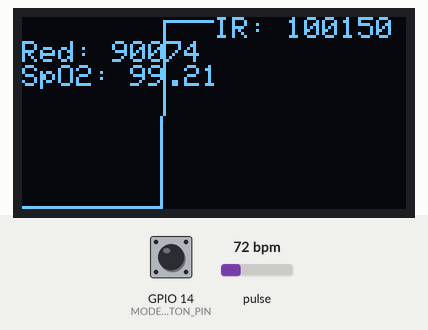
Bench run of a sketch on a simulated ESP32. Parts: 128×64 one-colour display. The test bench sets the inputs (shaded band); at power-on: pulse 72 bpm, GPIO 14 (MODE_BUTTON_PIN) LOW. What the sketch prints to the serial monitor is not drawn.

Above: at 6.3 s.
6.4 s: pulse set to 42 bpm
At 6.97 s:
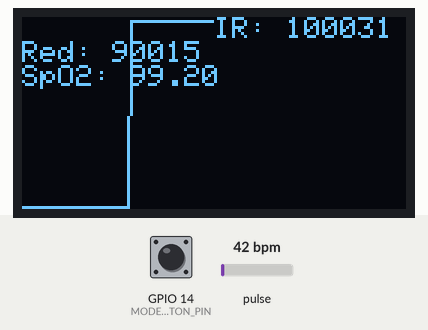
7.9 s: GPIO 14 (MODE_BUTTON_PIN) pulled HIGH for 0.15 s
8.6 s: GPIO 14 (MODE_BUTTON_PIN) pulled HIGH for 1 s
At 8.89 s:
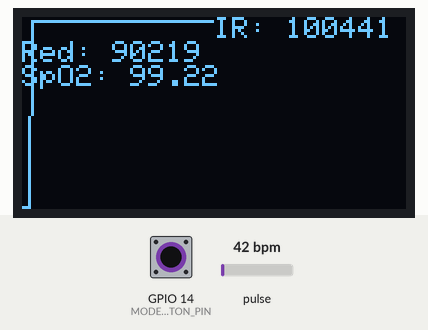
10.2 s: pulse set to 70 bpm
At 10.81 s:
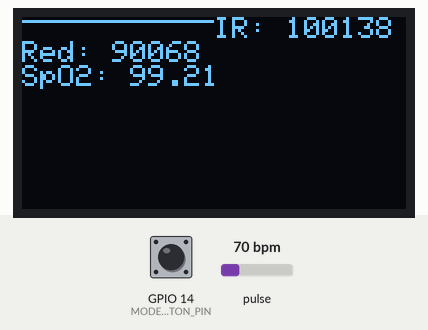
11.8 s: pulse set to 100 bpm
At 12.09 s:
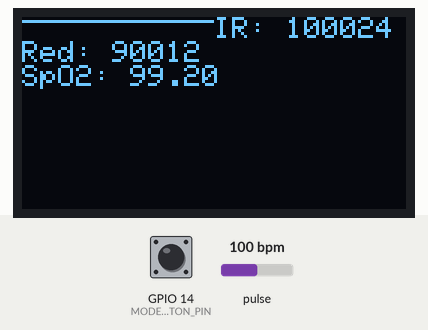
Timing chart, 0 to 14.4 s (numbered marks = the images above; inputs shaded):
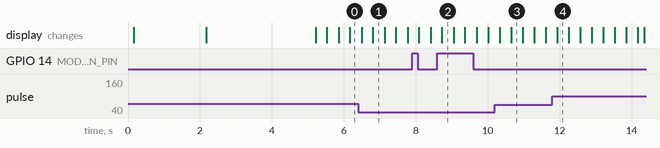

The sketch:

esp32.ino
```cpp
#include <Wire.h>
#include <MAX30105.h>
#include <Adafruit_GFX.h>
#include <Adafruit_SH110X.h>
#include <WiFi.h>
#include <HTTPClient.h>

#define SCREEN_WIDTH 128
#define SCREEN_HEIGHT 64
#define OLED_RESET -1
#define OLED_I2C_ADDRESS 0x3C
#define MODE_BUTTON_PIN 14
// Coloca tu conexion a internet
const char* ssid = "------";
const char* password = "------";

Adafruit_SH1106G display(SCREEN_WIDTH, SCREEN_HEIGHT, &Wire, OLED_RESET);

MAX30105 particleSensor;

#define GRAPH_WIDTH (SCREEN_WIDTH / 2 - 2)
#define GRAPH_HEIGHT (SCREEN_HEIGHT - 2)
#define DATA_POINTS 64

int irData[DATA_POINTS];
int dataIndex = 0;
bool useWiFi = false;
int modeButtonState = 0;
int lastModeButtonState = 0;
unsigned long lastDebounceTime = 0;
unsigned long debounceDelay = 50;
unsigned long buttonPressTime = 0;
unsigned long longPressDuration = 1000;
unsigned long anteriorMillis = 0;

void setupWiFi() {
  WiFi.mode(WIFI_STA);
  WiFi.begin(ssid, password);

  Serial.println();
  Serial.println("-------------");
  Serial.print("Connecting");

  int connecting_process_timed_out = 400;
  while (WiFi.status() != WL_CONNECTED) {
    Serial.print(".");
    if (connecting_process_timed_out > 0) connecting_process_timed_out--;
    if (connecting_process_timed_out == 0) {
      delay(1000);
      ESP.restart();
    }
    delay(100);
  }

  Serial.println();
  Serial.print("Successfully connected to : ");
  Serial.println(ssid);
  Serial.println("-------------");
  delay(2000);
}

float calculateSpO2(int irValue, int redValue) {
  if (irValue < 5000) return 0;
  float ratio = (float)redValue / (float)irValue;
  float SpO2 = 110.0 - 12.0 * ratio;
  if (SpO2 > 100) SpO2 = 100;
  if (SpO2 < 0) SpO2 = 0;
  return SpO2;
}

void setup() {
  Serial.begin(115200);
  pinMode(MODE_BUTTON_PIN, INPUT_PULLDOWN);
  delay(100);

  if (!display.begin(OLED_I2C_ADDRESS, OLED_RESET)) {
    Serial.println(F("Fallo al inicializar la pantalla SH1106"));
    while (1);
  }

  display.clearDisplay();
  display.setTextSize(1);
  display.setTextColor(SH110X_WHITE);
  display.setCursor(0, 0);
  display.println(F("Inicializando..."));
  display.display();
  delay(2000);

  if (!particleSensor.begin()) {
    Serial.println("No se encontró el sensor MAX30102. Asegúrate de que esté conectado.");
    while (1);
  }

  particleSensor.setup();
  particleSensor.setPulseAmplitudeRed(0x0A);
  particleSensor.setPulseAmplitudeIR(0x0A);

  for (int i = 0; i < DATA_POINTS; i++) {
    irData[i] = 0;
  }

  int initialModeButtonState = digitalRead(MODE_BUTTON_PIN);
  if (initialModeButtonState == HIGH) {
    useWiFi = true;
    display.clearDisplay();
    display.setCursor(0, 30);
    display.print("Ejecutando modo");
    display.setCursor(0, 40);
    display.print("conexion...");
    display.display();
    delay(3000);
    setupWiFi();
  } else {
    useWiFi = false;
    display.clearDisplay();
    display.setCursor(0, 30);
    display.print("Ejecutando modo");
    display.setCursor(0, 40);
    display.print("sin conexion...");
    display.display();
    delay(3000);
  }
}

void loop() {
  int modeReading = digitalRead(MODE_BUTTON_PIN);

  if (modeReading != lastModeButtonState) {
    lastDebounceTime = millis();
    if (modeReading == HIGH) {
      buttonPressTime = millis();
    }
  }

  if ((millis() - lastDebounceTime) > debounceDelay) {
    if (modeReading != modeButtonState) {
      modeButtonState = modeReading;
      if (modeButtonState == HIGH && (millis() - buttonPressTime) > longPressDuration) {
        useWiFi = !useWiFi;
        display.clearDisplay();
        display.setCursor(0, 30);
        display.print("WiFi ");
        if (useWiFi) {
          display.print("Activado");
          setupWiFi();
        } else {
          display.print("Desactivado");
          WiFi.disconnect();
        }
        display.display();
        delay(2000);
      }
    }
  }

  lastModeButtonState = modeReading;

  long irValue = particleSensor.getIR();
  long redValue = particleSensor.getRed();

  float SpO2 = calculateSpO2(irValue, redValue);


  for (int i = 1; i < DATA_POINTS; i++) {
    irData[i - 1] = irData[i];
  }
  irData[DATA_POINTS - 1] = map(irValue, 0, 100000, 0, GRAPH_HEIGHT);  // Ajusta el rango de valores según sea necesario

  Serial.print("IR:");
  Serial.println(irValue);
  Serial.print(",");
  Serial.print("Red:");
  Serial.println(redValue);
  Serial.print(",");
  Serial.print("SpO2:");
  Serial.print(SpO2);

  display.clearDisplay();

  for (int i = 1; i < DATA_POINTS; i++) {
    display.drawLine(i - 1, SCREEN_HEIGHT - irData[i - 1] - 1, i, SCREEN_HEIGHT - irData[i] - 1, SH110X_WHITE);
  }

  display.setCursor(GRAPH_WIDTH + 2, 0);
  display.setTextSize(1);
  display.setTextColor(SH110X_WHITE);
  display.print(F("IR: "));
  display.println(irValue);
  display.print(F("Red: "));
  display.println(redValue);
  display.print(F("SpO2: "));
  display.println(SpO2);

  display.display();

  if (useWiFi && WiFi.status() == WL_CONNECTED) {
    if (irValue >= 2000) {
      HTTPClient http;
      String postData = "id=esp32_01&ir=" + String(irValue) + "&red=" + String(redValue) + "&spo2=" + String(SpO2);

      Serial.print("postData : ");
      Serial.println(postData);

      http.begin("http://192.168.0.0/prueba/test/post2.php");  // Cambia la URL según tu servidor
      http.addHeader("Content-Type", "application/x-www-form-urlencoded");

      int httpCode = http.POST(postData);
      String payload = http.getString();

      Serial.print("httpCode : ");
      Serial.println(httpCode);
      Serial.print("Response Payload: ");
      Serial.println(payload);

      http.end();
    }
  }

  unsigned long tiempo = millis() - anteriorMillis;
  display.setCursor(25, 57);
  display.print(tiempo);
  anteriorMillis = millis();
  display.print(F(" ms"));

  delay(20);
}
```
